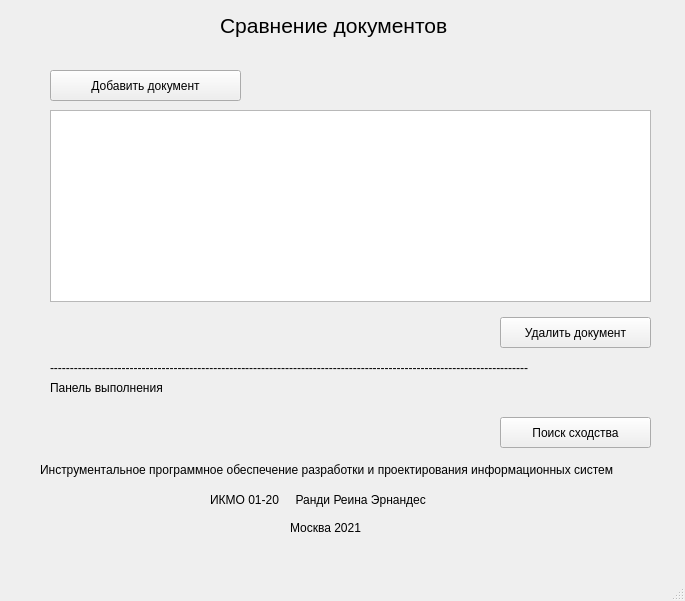
<?xml version="1.0" encoding="UTF-8"?>
<ui version="4.0">
 <class>MainWindow</class>
 <widget class="QMainWindow" name="MainWindow">
  <property name="geometry">
   <rect>
    <x>0</x>
    <y>0</y>
    <width>685</width>
    <height>601</height>
   </rect>
  </property>
  <property name="windowTitle">
   <string>Cходство между файлами</string>
  </property>
  <widget class="QWidget" name="centralwidget">
   <widget class="QPushButton" name="pushButtonAddFile">
    <property name="geometry">
     <rect>
      <x>50</x>
      <y>70</y>
      <width>191</width>
      <height>31</height>
     </rect>
    </property>
    <property name="text">
     <string>Добавить документ</string>
    </property>
   </widget>
   <widget class="QPushButton" name="pushButtonExecute">
    <property name="geometry">
     <rect>
      <x>500</x>
      <y>417</y>
      <width>151</width>
      <height>31</height>
     </rect>
    </property>
    <property name="text">
     <string>Поиск сходства</string>
    </property>
   </widget>
   <widget class="QLabel" name="labelFileName_2">
    <property name="geometry">
     <rect>
      <x>300</x>
      <y>130</y>
      <width>341</width>
      <height>21</height>
     </rect>
    </property>
    <property name="text">
     <string/>
    </property>
   </widget>
   <widget class="QLabel" name="labelExecute">
    <property name="geometry">
     <rect>
      <x>50</x>
      <y>380</y>
      <width>591</width>
      <height>16</height>
     </rect>
    </property>
    <property name="text">
     <string>Панель выполнения</string>
    </property>
   </widget>
   <widget class="QLabel" name="label">
    <property name="geometry">
     <rect>
      <x>220</x>
      <y>10</y>
      <width>301</width>
      <height>31</height>
     </rect>
    </property>
    <property name="font">
     <font>
      <pointsize>16</pointsize>
     </font>
    </property>
    <property name="text">
     <string>Сравнение документов</string>
    </property>
   </widget>
   <widget class="QLabel" name="label_2">
    <property name="geometry">
     <rect>
      <x>40</x>
      <y>460</y>
      <width>611</width>
      <height>20</height>
     </rect>
    </property>
    <property name="text">
     <string>Инструментальное программное обеспечение разработки и проектирования информационных систем</string>
    </property>
   </widget>
   <widget class="QLabel" name="label_3">
    <property name="geometry">
     <rect>
      <x>210</x>
      <y>490</y>
      <width>231</width>
      <height>20</height>
     </rect>
    </property>
    <property name="text">
     <string>ИКМО 01-20     Ранди Реина Эрнандес</string>
    </property>
   </widget>
   <widget class="QLabel" name="label_4">
    <property name="geometry">
     <rect>
      <x>290</x>
      <y>520</y>
      <width>91</width>
      <height>16</height>
     </rect>
    </property>
    <property name="text">
     <string>Москва 2021</string>
    </property>
   </widget>
   <widget class="QPushButton" name="pushButton_DeleteFile">
    <property name="geometry">
     <rect>
      <x>500</x>
      <y>317</y>
      <width>151</width>
      <height>31</height>
     </rect>
    </property>
    <property name="text">
     <string>Удалить документ</string>
    </property>
   </widget>
   <widget class="QLabel" name="label_5">
    <property name="geometry">
     <rect>
      <x>50</x>
      <y>360</y>
      <width>601</width>
      <height>16</height>
     </rect>
    </property>
    <property name="text">
     <string>------------------------------------------------------------------------------------------------------------------------</string>
    </property>
   </widget>
   <widget class="QListWidget" name="listWidget">
    <property name="geometry">
     <rect>
      <x>50</x>
      <y>110</y>
      <width>601</width>
      <height>192</height>
     </rect>
    </property>
   </widget>
  </widget>
  <widget class="QMenuBar" name="menubar">
   <property name="geometry">
    <rect>
     <x>0</x>
     <y>0</y>
     <width>685</width>
     <height>26</height>
    </rect>
   </property>
  </widget>
  <widget class="QStatusBar" name="statusbar"/>
 </widget>
 <resources/>
 <connections/>
</ui>
